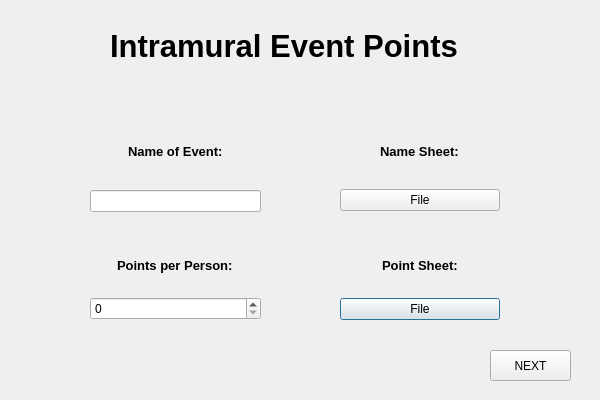
<?xml version="1.0" encoding="UTF-8"?>
<ui version="4.0">
 <class>intramural_event</class>
 <widget class="QDialog" name="intramural_event">
  <property name="geometry">
   <rect>
    <x>0</x>
    <y>0</y>
    <width>600</width>
    <height>400</height>
   </rect>
  </property>
  <property name="minimumSize">
   <size>
    <width>600</width>
    <height>400</height>
   </size>
  </property>
  <property name="maximumSize">
   <size>
    <width>600</width>
    <height>400</height>
   </size>
  </property>
  <property name="windowTitle">
   <string>Dialog</string>
  </property>
  <widget class="QLabel" name="intramura_event_title">
   <property name="geometry">
    <rect>
     <x>110</x>
     <y>10</y>
     <width>401</width>
     <height>71</height>
    </rect>
   </property>
   <property name="font">
    <font>
     <pointsize>23</pointsize>
     <weight>75</weight>
     <bold>true</bold>
    </font>
   </property>
   <property name="text">
    <string>Intramural Event Points</string>
   </property>
  </widget>
  <widget class="QWidget" name="verticalLayoutWidget">
   <property name="geometry">
    <rect>
     <x>340</x>
     <y>240</y>
     <width>160</width>
     <height>80</height>
    </rect>
   </property>
   <layout class="QVBoxLayout" name="verticalLayout">
    <item alignment="Qt::AlignHCenter|Qt::AlignVCenter">
     <widget class="QLabel" name="point_sheet_label">
      <property name="font">
       <font>
        <pointsize>10</pointsize>
        <weight>75</weight>
        <bold>true</bold>
       </font>
      </property>
      <property name="text">
       <string>Point Sheet:</string>
      </property>
     </widget>
    </item>
    <item>
     <layout class="QVBoxLayout" name="verticalLayout_2">
      <item>
       <widget class="QPushButton" name="point_sheet_upload">
        <property name="text">
         <string>File</string>
        </property>
       </widget>
      </item>
     </layout>
    </item>
   </layout>
  </widget>
  <widget class="QWidget" name="verticalLayoutWidget_3">
   <property name="geometry">
    <rect>
     <x>90</x>
     <y>240</y>
     <width>171</width>
     <height>80</height>
    </rect>
   </property>
   <layout class="QVBoxLayout" name="verticalLayout_3">
    <item alignment="Qt::AlignHCenter|Qt::AlignVCenter">
     <widget class="QLabel" name="points_per_person_label">
      <property name="font">
       <font>
        <pointsize>10</pointsize>
        <weight>75</weight>
        <bold>true</bold>
       </font>
      </property>
      <property name="text">
       <string>Points per Person:</string>
      </property>
     </widget>
    </item>
    <item>
     <layout class="QVBoxLayout" name="verticalLayout_4">
      <item>
       <widget class="QSpinBox" name="spinBox"/>
      </item>
     </layout>
    </item>
   </layout>
  </widget>
  <widget class="QWidget" name="verticalLayoutWidget_5">
   <property name="geometry">
    <rect>
     <x>340</x>
     <y>120</y>
     <width>160</width>
     <height>91</height>
    </rect>
   </property>
   <layout class="QVBoxLayout" name="verticalLayout_5">
    <item alignment="Qt::AlignHCenter|Qt::AlignVCenter">
     <widget class="QLabel" name="name_sheet_label">
      <property name="font">
       <font>
        <pointsize>10</pointsize>
        <weight>75</weight>
        <bold>true</bold>
       </font>
      </property>
      <property name="text">
       <string>Name Sheet:</string>
      </property>
     </widget>
    </item>
    <item>
     <layout class="QVBoxLayout" name="verticalLayout_6">
      <item>
       <widget class="QPushButton" name="pushButton_2">
        <property name="text">
         <string>File</string>
        </property>
       </widget>
      </item>
     </layout>
    </item>
   </layout>
  </widget>
  <widget class="QWidget" name="verticalLayoutWidget_6">
   <property name="geometry">
    <rect>
     <x>90</x>
     <y>120</y>
     <width>171</width>
     <height>92</height>
    </rect>
   </property>
   <layout class="QVBoxLayout" name="verticalLayout_7">
    <item alignment="Qt::AlignHCenter|Qt::AlignVCenter">
     <widget class="QLabel" name="event_name_label">
      <property name="font">
       <font>
        <pointsize>10</pointsize>
        <weight>75</weight>
        <bold>true</bold>
       </font>
      </property>
      <property name="text">
       <string>Name of Event:</string>
      </property>
     </widget>
    </item>
    <item>
     <layout class="QVBoxLayout" name="verticalLayout_8">
      <item>
       <widget class="QLineEdit" name="lineEdit"/>
      </item>
     </layout>
    </item>
   </layout>
  </widget>
  <widget class="QLabel" name="backLabel">
   <property name="geometry">
    <rect>
     <x>-330</x>
     <y>-360</y>
     <width>1801</width>
     <height>1071</height>
    </rect>
   </property>
   <property name="text">
    <string/>
   </property>
  </widget>
  <widget class="QPushButton" name="next_button">
   <property name="geometry">
    <rect>
     <x>490</x>
     <y>350</y>
     <width>81</width>
     <height>31</height>
    </rect>
   </property>
   <property name="text">
    <string>NEXT</string>
   </property>
  </widget>
  <zorder>backLabel</zorder>
  <zorder>intramura_event_title</zorder>
  <zorder>verticalLayoutWidget</zorder>
  <zorder>verticalLayoutWidget_3</zorder>
  <zorder>verticalLayoutWidget_5</zorder>
  <zorder>verticalLayoutWidget_6</zorder>
  <zorder>next_button</zorder>
 </widget>
 <resources/>
 <connections/>
</ui>
